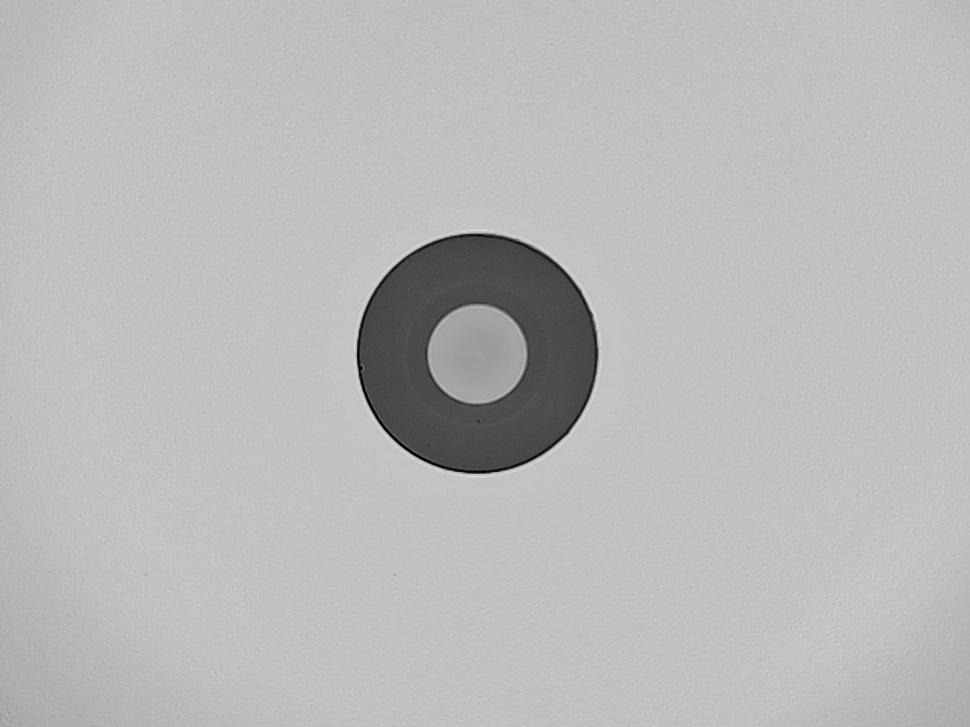
#> input picture samples2/img38.jpg, 970 x 727 px, shrunk from 1152 x 864 before the run, found by its file name
$ python 'threshold_script (2).py'
#> lines starting #> are read from the running program, lines starting #| are printed output that depends on the picture
#!/usr/bin/env python3
"""Apply adaptive threshold for fiber segmentation"""
import cv2
import numpy as np

# File path
image_path = r"C:\Users\Saem1001\Documents\GitHub\OpenCV-Practice\samples2\img38.jpg"

# Load and convert to grayscale
image = cv2.imread(image_path)
#> image is the input picture: shape (727, 970, 3); min 0, max 225, mean 185.2
gray = cv2.cvtColor(image, cv2.COLOR_BGR2GRAY)

# Apply Gaussian blur
blurred = cv2.GaussianBlur(gray, (5, 5), 1)

# Apply adaptive threshold
thresh = cv2.adaptiveThreshold(blurred, 255,
                              cv2.ADAPTIVE_THRESH_GAUSSIAN_C,
                              cv2.THRESH_BINARY, 11, 2)
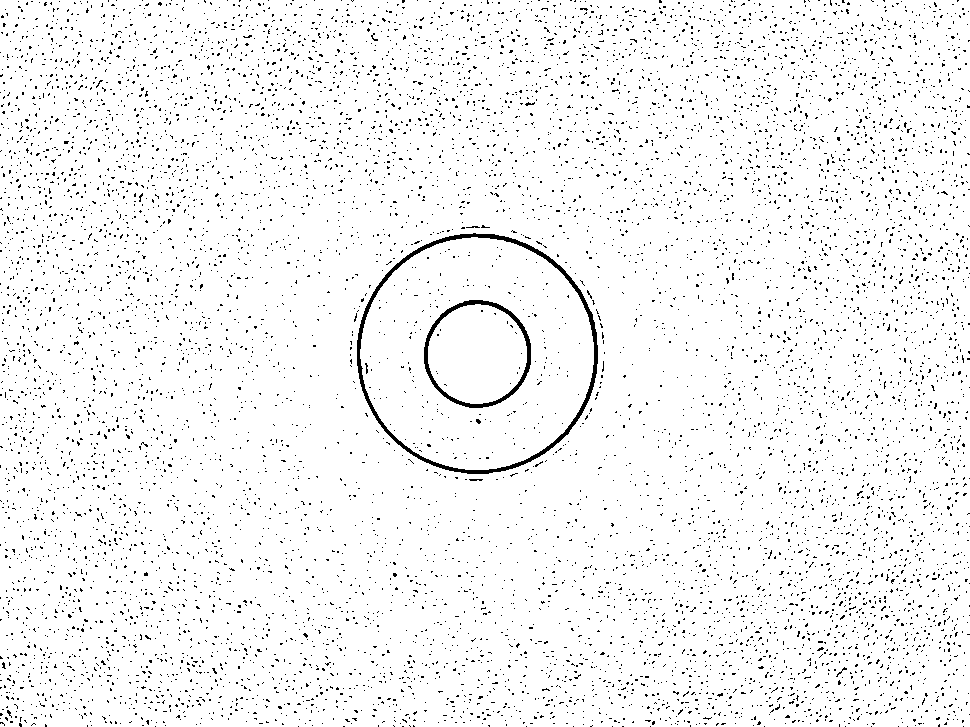
#> thresh: shape (727, 970); 95.8% white; black in thin lines or dots

# Display and save
cv2.imshow("Threshold", thresh)
cv2.waitKey(0)
cv2.destroyAllWindows()
cv2.imwrite("threshold.jpg", thresh)

$ run again, with samples2/img35.jpg copied over samples2/img38.jpg
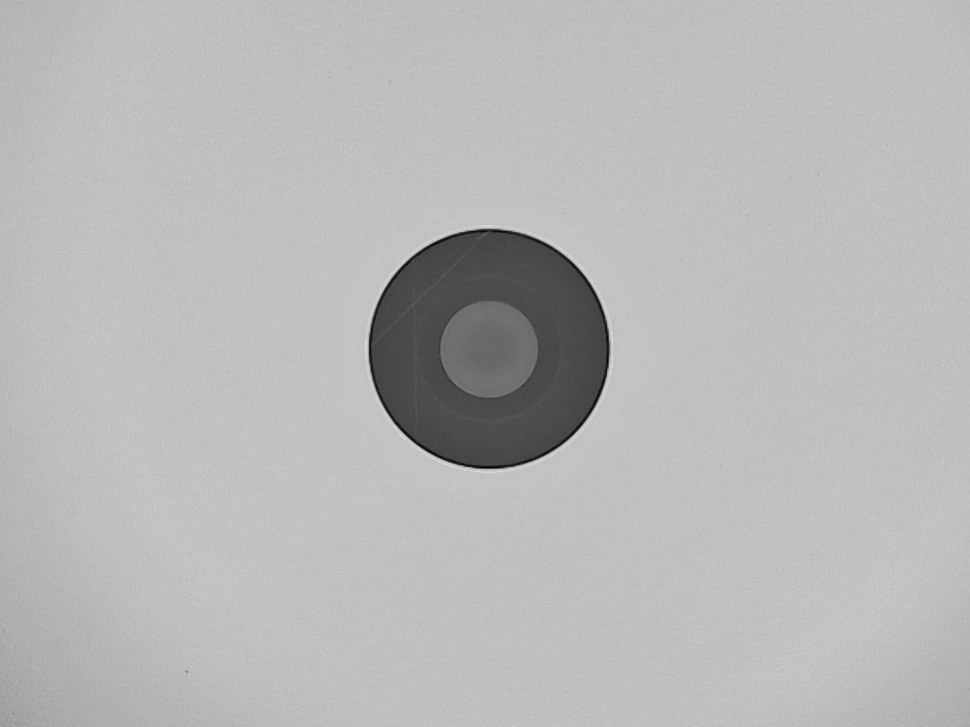
#> input picture samples2/img35.jpg, 970 x 727 px, shrunk from 1152 x 864 before the run, found by its file name
#> image is the input picture: shape (727, 970, 3); min 2, max 223, mean 183.8
#> `thresh = cv2.adaptiveThreshold(blurred, 255, cv2.ADAPTIVE_THRESH_GAUSS..`:
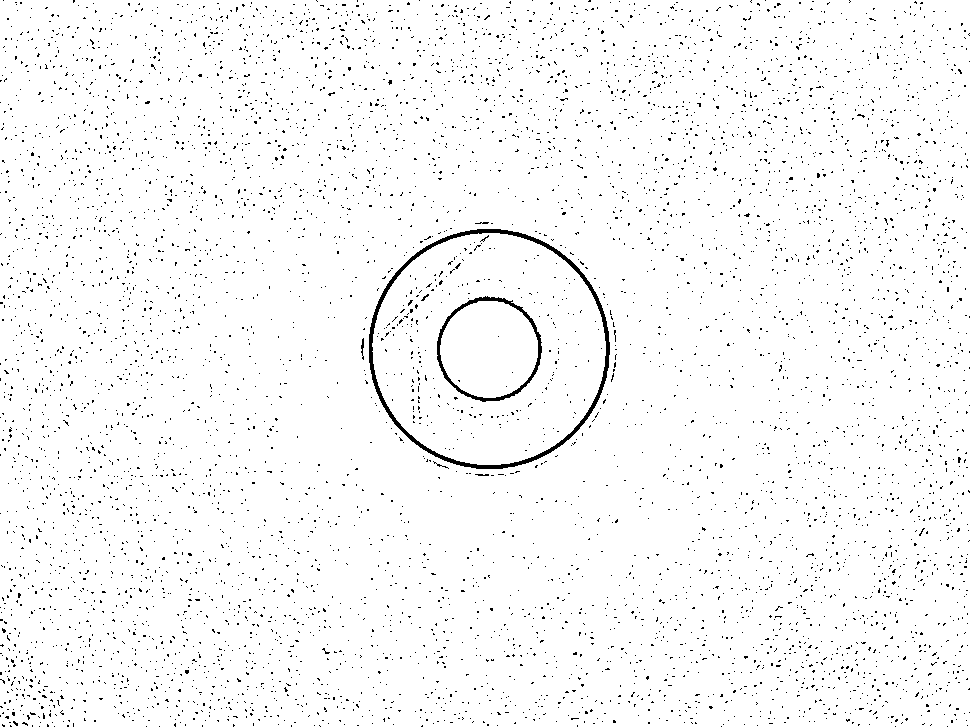
#> thresh: shape (727, 970); 97.2% white; black in thin lines or dots

$ run again, with samples2/ima12.jpg copied over samples2/img38.jpg
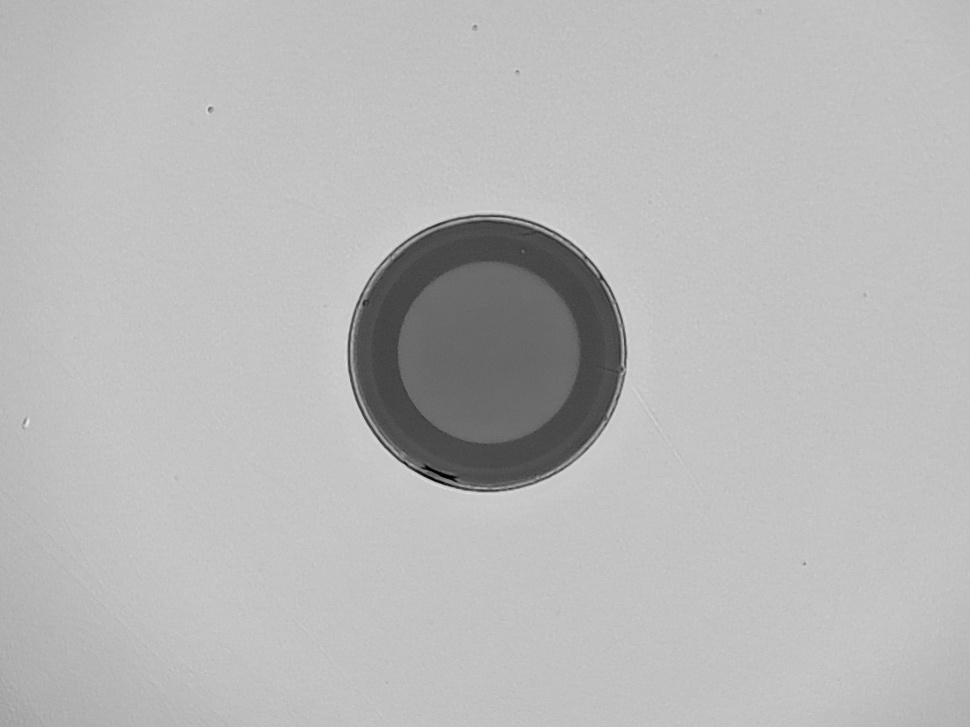
#> input picture samples2/ima12.jpg, 970 x 727 px, shrunk from 1152 x 864 before the run, found by its file name
#> image is the input picture: shape (727, 970, 3); min 0, max 231, mean 184.3
#> `thresh = cv2.adaptiveThreshold(blurred, 255, cv2.ADAPTIVE_THRESH_GAUSS..`:
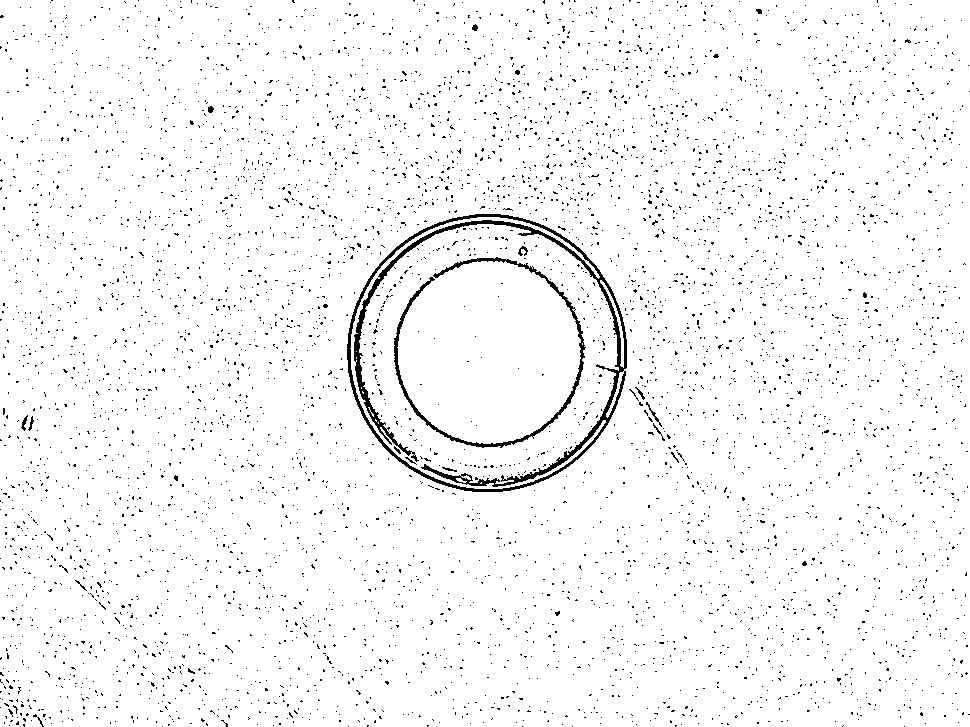
#> thresh: shape (727, 970); 96.8% white; black in thin lines or dots
